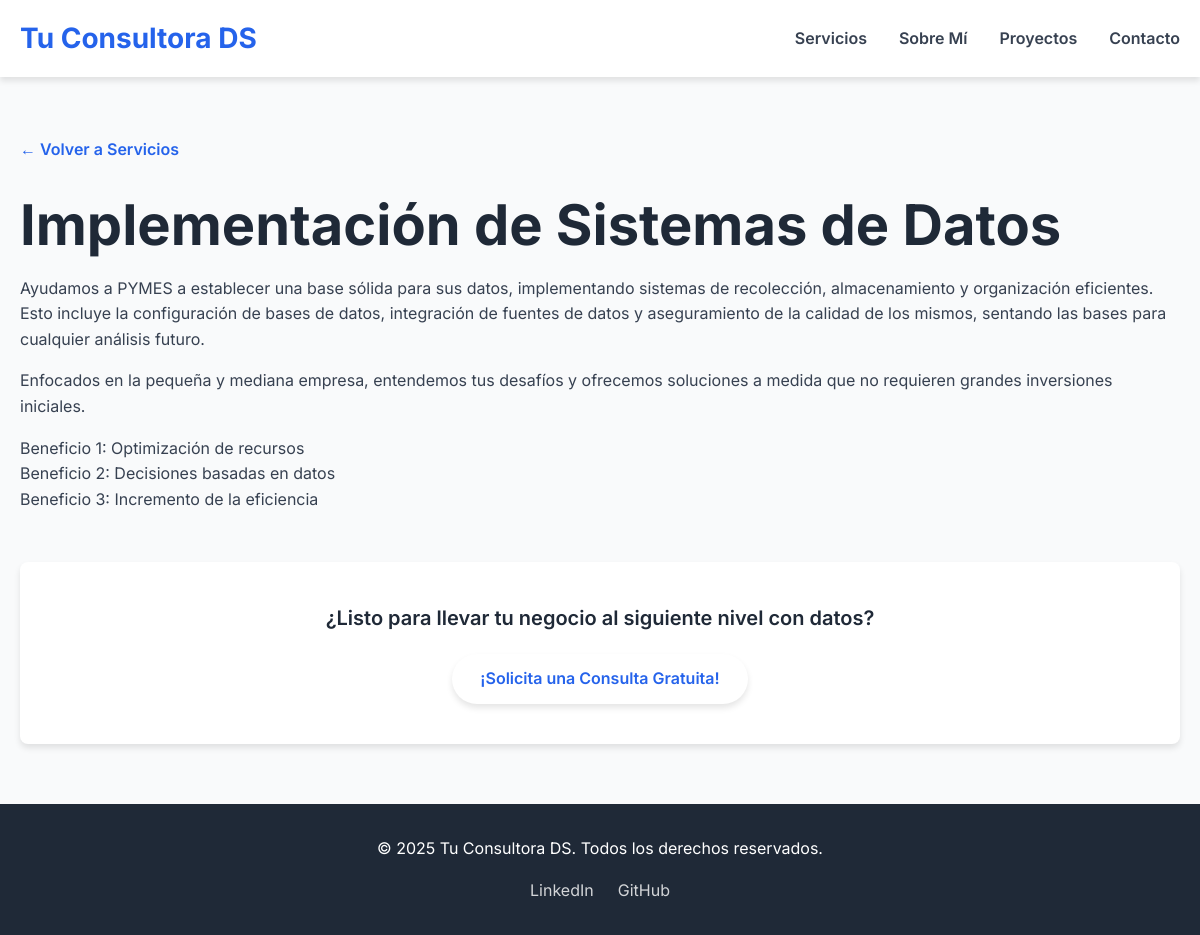
/service/1, run on the app's committed database.
### app.py (models this page shows, shortened)
class Service(db.Model):
    id = db.Column(db.Integer, primary_key=True)
    title = db.Column(db.String(100), nullable=False)
    short_description = db.Column(db.String(250), nullable=False) # Descripción corta para la tarjeta
    full_description = db.Column(db.Text, nullable=False) # Descripción detallada para la página del servicio
    icon = db.Column(db.String(50), nullable=True) # Opcional: para un icono visual

### app.py (the view)
@app.route('/service/<int:service_id>')
def service_detail(service_id):
    service = Service.query.get_or_404(service_id)
    return render_template('service_detail.html', service=service)

### templates/service_detail.html (shortened to what this page needs)
<!DOCTYPE html>
<html lang="es">
<head>
    <link rel="stylesheet" href="{{ url_for('static', filename='css/style.css') }}">
</head>
<body class="detail-page-body">
    <header>
        <div class="container">
            <a href="{{ url_for('index') }}" class="logo">Tu Consultora DS</a>
            <nav>
                <ul>
                    <li><a href="{{ url_for('index') }}#services">Servicios</a></li>
                    <li><a href="{{ url_for('index') }}#about">Sobre Mí</a></li>
                    <li><a href="{{ url_for('index') }}#projects">Proyectos</a></li>
                    <li><a href="{{ url_for('index') }}#contact">Contacto</a></li>
                </ul>
            </nav>
        </div>
    </header>
    <section id="service-detail" class="detail-section">
        <div class="container">
            <a href="{{ url_for('index') }}#services" class="back-link">&larr; Volver a Servicios</a>
            <h1>{{ service.title }}</h1>
            <div class="service-description-full">
                <p>{{ service.full_description }}</p>
                <p>Enfocados en la pequeña y mediana empresa, entendemos tus desafíos y ofrecemos soluciones a medida que no requieren grandes inversiones iniciales.</p>
                <ul>
                    <li>Beneficio 1: Optimización de recursos</li>
                    <li>Beneficio 2: Decisiones basadas en datos</li>
                    <li>Beneficio 3: Incremento de la eficiencia</li>
                </ul>
                </div>
            <div class="cta-detail-page">
                <p>¿Listo para llevar tu negocio al siguiente nivel con datos?</p>
                <a href="{{ url_for('index') }}#contact" class="btn btn-primary">¡Solicita una Consulta Gratuita!</a>
            </div>
        </div>
    </section>
    <footer>
        <div class="container">
            <p>&copy; 2025 Tu Consultora DS. Todos los derechos reservados.</p>
            <div class="social-links">
                <a href="#">LinkedIn</a>
                <a href="#">GitHub</a>
            </div>
        </div>
    </footer>
</body>
</html>

### static/css/style.css (style rules this page uses)
:root { --primary-color: #2563eb; --secondary-color: #1d4ed8; --text-color: #374151; --light-gray: #f9fafb; --medium-gray: #e5e7eb; --dark-gray: #1f2937; --white: #ffffff; --shadow: 0 4px 6px rgba(0, 0, 0, 0.1); }
* { margin: 0; padding: 0; box-sizing: border-box; }
body { font-family: 'Inter', sans-serif; line-height: 1.6; color: var(--text-color); background-color: var(--light-gray); -webkit-font-smoothing: antialiased; }
.container { max-width: 1200px; margin: 0 auto; padding: 0 20px; }
h1, h2, h3 { font-weight: 700; color: var(--dark-gray); margin-bottom: 1rem; }
h1 { font-size: 3.5rem; line-height: 1.2; }
p { margin-bottom: 1rem; }
a { text-decoration: none; color: var(--primary-color); transition: color 0.3s ease; }
ul { list-style: none; }
.btn { display: inline-block; padding: 12px 28px; border-radius: 9999px; font-weight: 600; text-align: center; transition: all 0.3s ease; border: none; cursor: pointer; }
.btn-primary { background-color: var(--white); color: var(--primary-color); box-shadow: var(--shadow); }
header { background-color: var(--white); box-shadow: var(--shadow); padding: 1rem 0; position: sticky; top: 0; z-index: 1000; }
header .container { display: flex; justify-content: space-between; align-items: center; }
.logo { font-size: 1.75rem; font-weight: 700; color: var(--primary-color); }
nav ul { display: flex; gap: 2rem; }
nav ul li a { color: var(--text-color); font-weight: 600; }
footer { background-color: var(--dark-gray); color: var(--white); padding: 32px 0; text-align: center; }
.social-links { margin-top: 1rem; display: flex; justify-content: center; gap: 1.5rem; }
.social-links a { color: var(--white); opacity: 0.8; }
.detail-page-body { background-color: var(--white); }
.detail-section { padding: 60px 0; background-color: var(--light-gray); }
.back-link { display: inline-block; margin-bottom: 30px; font-weight: 600; color: var(--primary-color); transition: transform 0.2s ease; }
.cta-detail-page { text-align: center; padding: 40px 20px; background-color: var(--white); border-radius: 8px; box-shadow: var(--shadow); margin-top: 50px; }
.cta-detail-page p { font-size: 1.25rem; margin-bottom: 20px; color: var(--dark-gray); font-weight: 600; }

### data on the page
Service: title "Implementación de Sistemas de Datos", full_description "Ayudamos a PYMES a establecer una base sólida para sus datos, implementando sistemas de recolección, almacenamiento y organización eficientes. Esto incluye la configuración de bases de datos, integración de fuentes de datos y aseguramiento de la calidad de los mismos, sentando las bases para cualquier análisis futuro."
